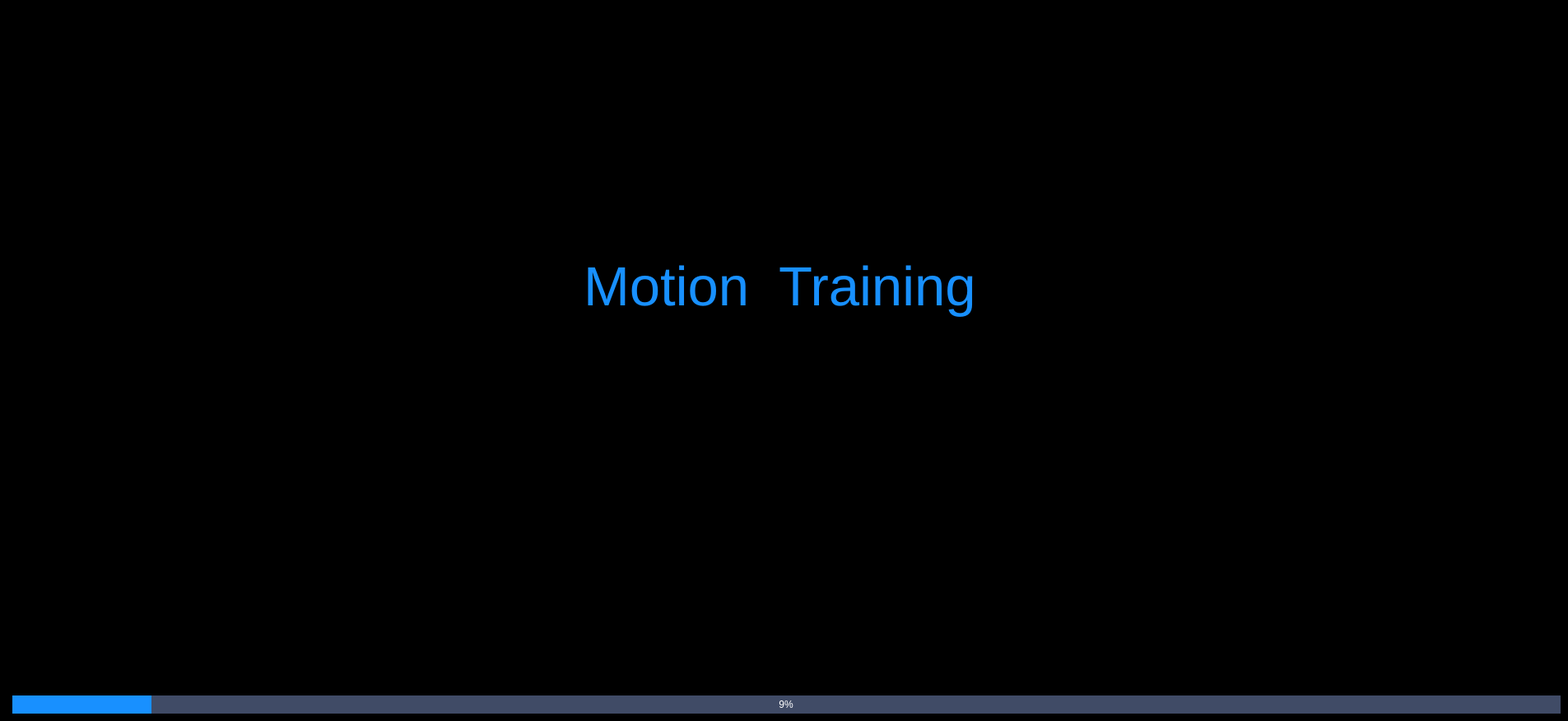
<?xml version="1.0" encoding="UTF-8"?>
<ui version="4.0">
 <class>CLoadingScreen</class>
 <widget class="QWidget" name="CLoadingScreen">
  <property name="geometry">
   <rect>
    <x>0</x>
    <y>0</y>
    <width>1905</width>
    <height>876</height>
   </rect>
  </property>
  <property name="windowTitle">
   <string>CLoadingScreen</string>
  </property>
  <layout class="QVBoxLayout" name="verticalLayout_2">
   <property name="spacing">
    <number>0</number>
   </property>
   <property name="leftMargin">
    <number>0</number>
   </property>
   <property name="topMargin">
    <number>0</number>
   </property>
   <property name="rightMargin">
    <number>0</number>
   </property>
   <property name="bottomMargin">
    <number>0</number>
   </property>
   <item>
    <widget class="QWidget" name="container" native="true">
     <property name="styleSheet">
      <string notr="true">#container {
	background: black;
}</string>
     </property>
     <layout class="QVBoxLayout" name="verticalLayout_3">
      <property name="leftMargin">
       <number>15</number>
      </property>
      <property name="topMargin">
       <number>15</number>
      </property>
      <item>
       <layout class="QHBoxLayout" name="horizontalLayout_2">
        <property name="leftMargin">
         <number>46</number>
        </property>
        <property name="topMargin">
         <number>43</number>
        </property>
        <item>
         <widget class="QLabel" name="label_3">
          <property name="sizePolicy">
           <sizepolicy hsizetype="Fixed" vsizetype="Fixed">
            <horstretch>206</horstretch>
            <verstretch>62</verstretch>
           </sizepolicy>
          </property>
          <property name="minimumSize">
           <size>
            <width>250</width>
            <height>76</height>
           </size>
          </property>
          <property name="maximumSize">
           <size>
            <width>250</width>
            <height>76</height>
           </size>
          </property>
          <property name="styleSheet">
           <string notr="true">background: transparent;
border-image: url(:/NXMotionTraining/images/common/Login.png);</string>
          </property>
          <property name="text">
           <string/>
          </property>
         </widget>
        </item>
        <item>
         <spacer name="horizontalSpacer">
          <property name="orientation">
           <enum>Qt::Horizontal</enum>
          </property>
          <property name="sizeHint" stdset="0">
           <size>
            <width>40</width>
            <height>20</height>
           </size>
          </property>
         </spacer>
        </item>
       </layout>
      </item>
      <item>
       <spacer name="verticalSpacer_9">
        <property name="orientation">
         <enum>Qt::Vertical</enum>
        </property>
        <property name="sizeType">
         <enum>QSizePolicy::Fixed</enum>
        </property>
        <property name="sizeHint" stdset="0">
         <size>
          <width>20</width>
          <height>150</height>
         </size>
        </property>
       </spacer>
      </item>
      <item>
       <spacer name="horizontalSpacer_4">
        <property name="orientation">
         <enum>Qt::Horizontal</enum>
        </property>
        <property name="sizeHint" stdset="0">
         <size>
          <width>1878</width>
          <height>20</height>
         </size>
        </property>
       </spacer>
      </item>
      <item>
       <layout class="QVBoxLayout" name="verticalLayout">
        <item>
         <layout class="QHBoxLayout" name="horizontalLayout">
          <item>
           <spacer name="horizontalSpacer_3">
            <property name="orientation">
             <enum>Qt::Horizontal</enum>
            </property>
            <property name="sizeHint" stdset="0">
             <size>
              <width>1884</width>
              <height>20</height>
             </size>
            </property>
           </spacer>
          </item>
          <item>
           <widget class="QLabel" name="label">
            <property name="sizePolicy">
             <sizepolicy hsizetype="Expanding" vsizetype="Preferred">
              <horstretch>0</horstretch>
              <verstretch>0</verstretch>
             </sizepolicy>
            </property>
            <property name="font">
             <font>
              <family>Microsoft YaHei UI</family>
              <pointsize>50</pointsize>
             </font>
            </property>
            <property name="styleSheet">
             <string notr="true">color: #1890FF;
background: transparent;</string>
            </property>
            <property name="text">
             <string>Motion  Training</string>
            </property>
            <property name="alignment">
             <set>Qt::AlignLeading|Qt::AlignLeft|Qt::AlignVCenter</set>
            </property>
           </widget>
          </item>
          <item>
           <widget class="QLabel" name="versionLabel">
            <property name="font">
             <font>
              <family>Microsoft YaHei UI</family>
              <pointsize>12</pointsize>
             </font>
            </property>
            <property name="styleSheet">
             <string notr="true">color: #1890FF;
background: transparent;</string>
            </property>
            <property name="text">
             <string/>
            </property>
           </widget>
          </item>
          <item>
           <spacer name="horizontalSpacer_2">
            <property name="orientation">
             <enum>Qt::Horizontal</enum>
            </property>
            <property name="sizeHint" stdset="0">
             <size>
              <width>1884</width>
              <height>20</height>
             </size>
            </property>
           </spacer>
          </item>
         </layout>
        </item>
        <item>
         <layout class="QHBoxLayout" name="horizontalLayout_4">
          <item>
           <spacer name="horizontalSpacer_5">
            <property name="orientation">
             <enum>Qt::Horizontal</enum>
            </property>
            <property name="sizeHint" stdset="0">
             <size>
              <width>40</width>
              <height>20</height>
             </size>
            </property>
           </spacer>
          </item>
          <item>
           <widget class="QLabel" name="giflabel">
            <property name="minimumSize">
             <size>
              <width>616</width>
              <height>404</height>
             </size>
            </property>
            <property name="maximumSize">
             <size>
              <width>616</width>
              <height>404</height>
             </size>
            </property>
            <property name="text">
             <string>TextLabel</string>
            </property>
           </widget>
          </item>
          <item>
           <spacer name="horizontalSpacer_6">
            <property name="orientation">
             <enum>Qt::Horizontal</enum>
            </property>
            <property name="sizeHint" stdset="0">
             <size>
              <width>40</width>
              <height>20</height>
             </size>
            </property>
           </spacer>
          </item>
         </layout>
        </item>
       </layout>
      </item>
      <item>
       <spacer name="verticalSpacer_2">
        <property name="orientation">
         <enum>Qt::Vertical</enum>
        </property>
        <property name="sizeHint" stdset="0">
         <size>
          <width>20</width>
          <height>40</height>
         </size>
        </property>
       </spacer>
      </item>
      <item>
       <spacer name="verticalSpacer_8">
        <property name="orientation">
         <enum>Qt::Vertical</enum>
        </property>
        <property name="sizeType">
         <enum>QSizePolicy::Expanding</enum>
        </property>
        <property name="sizeHint" stdset="0">
         <size>
          <width>1880</width>
          <height>13</height>
         </size>
        </property>
       </spacer>
      </item>
      <item>
       <layout class="QHBoxLayout" name="horizontalLayout_10">
        <property name="spacing">
         <number>0</number>
        </property>
        <item>
         <widget class="QProgressBar" name="progressBar">
          <property name="sizePolicy">
           <sizepolicy hsizetype="Expanding" vsizetype="Fixed">
            <horstretch>0</horstretch>
            <verstretch>0</verstretch>
           </sizepolicy>
          </property>
          <property name="styleSheet">
           <string notr="true">QProgressBar {
                                   border: none;
                                   background-color:rgba(153,178,244,0.42); 
                                   color: white;
                                    
                                   }

                                   QProgressBar::chunk {
                                   background-color: #1890FF; 
                                   color:white;
                                   }
                                   QProgressBar::sub-page {
                                   background-color: #99B2F4; 

                                   }</string>
          </property>
          <property name="value">
           <number>9</number>
          </property>
          <property name="alignment">
           <set>Qt::AlignCenter</set>
          </property>
          <property name="invertedAppearance">
           <bool>false</bool>
          </property>
         </widget>
        </item>
       </layout>
      </item>
     </layout>
    </widget>
   </item>
  </layout>
 </widget>
 <resources/>
 <connections/>
</ui>
